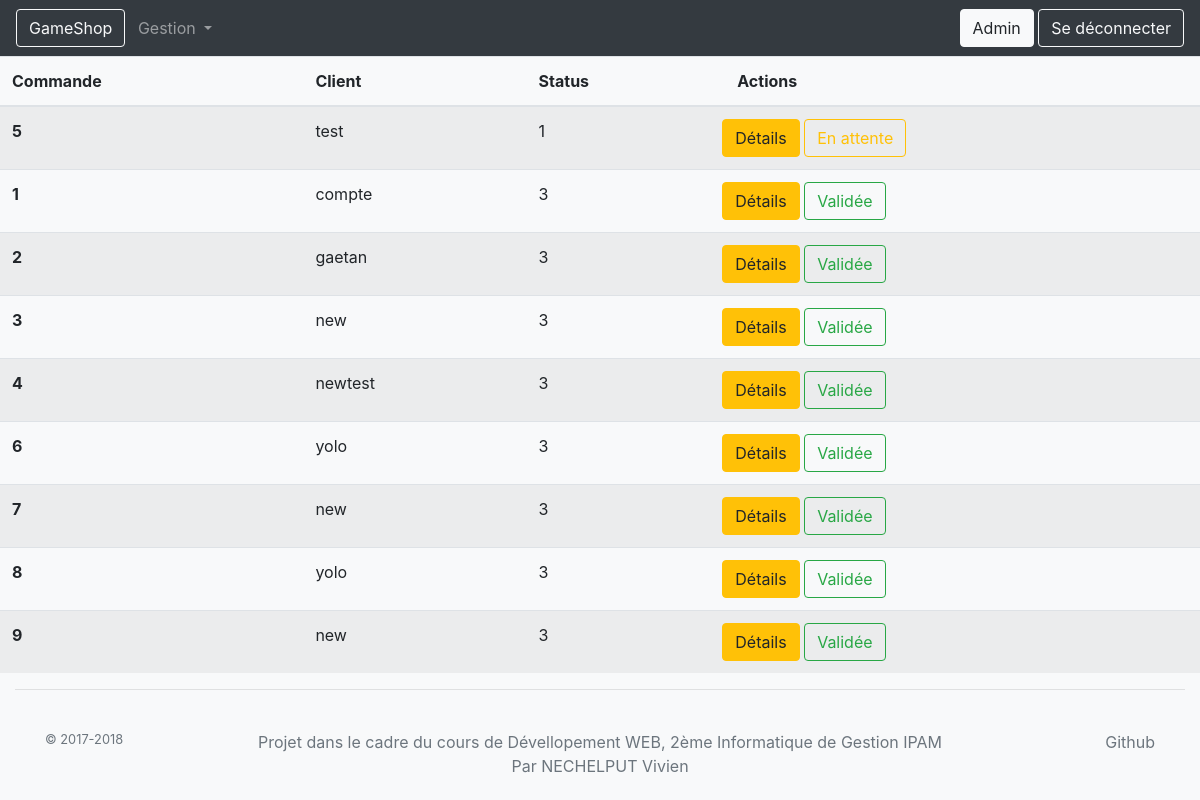
Page /orders (signed in) on the committed database.
### tables this page shows
CREATE TABLE `book` (
  `id` int(11) NOT NULL,
  `user_id` int(11) NOT NULL,
  `status_id` int(11) NOT NULL DEFAULT '2'
);

CREATE TABLE `user` (
  `id` int(11) NOT NULL,
  `login` varchar(255) NOT NULL,
  `password` varchar(255) NOT NULL,
  `role_id` int(11) NOT NULL DEFAULT '2'
);

### models/order.php (called while the page is built, shortened)
<?php
function getOrders() {
    $db = getDb();
    $response = $db->query('SELECT b.*, u.login FROM book AS b JOIN `user` AS u ON user_id = u.id ORDER BY status_id;');
    $datas = $response->fetchAll();
    return $datas;
}
?>

### views/orders.php (the view, shortened to what this page needs)
<table class="table table-hover table-striped">
    <thead>
        <tr>
            <th scope="col">Commande</th>
            <th scope="col">Client</th>
            <th scope="col">Status</th>
            <th scope="col">Actions</th>
        </tr>
    </thead>
    <tbody>
      <?php foreach($orders as $order):?>
      <tr>
          <th scope="row"><?=$order['id']?></th>
          <td><?=$order['login']?></td>
          <td><?=$order['status_id']?></td>
          <td>
              <div class="row">
                <form method="get" action="more_order">
                    <button type="submit" class="btn btn-warning">Détails</button>
                </form>
                <form method="get" action="change_status">
                    <?php
                    if($order['status_id']==3){
                      echo '<button class="btn btn-outline-success" type="submit">Validée</button>';
                    }
                    elseif($order['status_id']==1){
                      echo '<button class="btn btn-outline-warning" type="submit">En attente</button>';
                    }
                    else{
                      echo '<button class="btn btn-outline-primary" type="submit">Payée</button>';
                    }
                    ?>
                </form>
              </div>
          </td>
      </tr>
      <?php endforeach ?>
    </tbody>
</table>
<?php
include 'includes/layout.php';
?>

### rows in the picture
book: id "5", user.login "test", status "1", shows "En attente"
book: id "1", user.login "compte", status "3", shows "Validée"
book: id "2", user.login "gaetan", status "3", shows "Validée"
book: id "3", user.login "new", status "3", shows "Validée"
book: id "4", user.login "newtest", status "3", shows "Validée"
book: id "6", user.login "yolo", status "3", shows "Validée"
book: id "7", user.login "new", status "3", shows "Validée"
book: id "8", user.login "yolo", status "3", shows "Validée"
book: id "9", user.login "new", status "3", shows "Validée"

### other values in the picture
$_SESSION['login'] "Admin"
